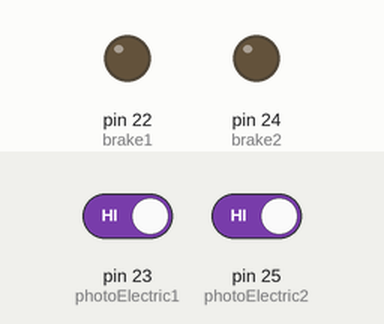
This sketch was run on a simulated Arduino Mega 2560, built with avr-gcc and run on an emulated ATmega2560. Parts: output pins drawn as LEDs (lit = HIGH). The inputs (shaded band) are chosen by the test bench; at power-on: pin 23 (photoElectric1) HIGH, pin 25 (photoElectric2) HIGH. What the sketch prints to the serial monitor is not drawn.

Above: at 1.2 s.
1.3 s: pin 23 (photoElectric1) driven LOW
At 2.5 s:
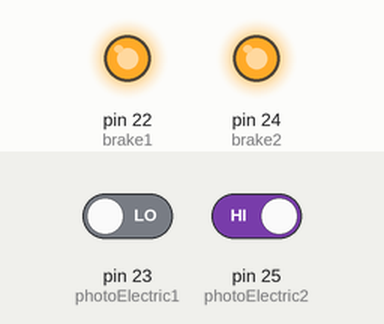
2.8 s: pin 23 (photoElectric1) driven HIGH
At 3.8 s:
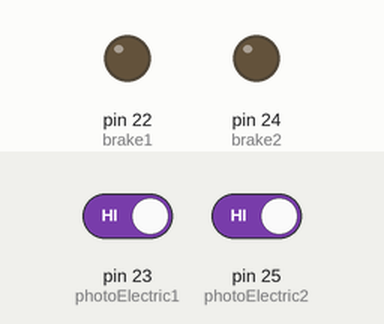
4.3 s: pin 25 (photoElectric2) driven LOW
At 4.8 s:
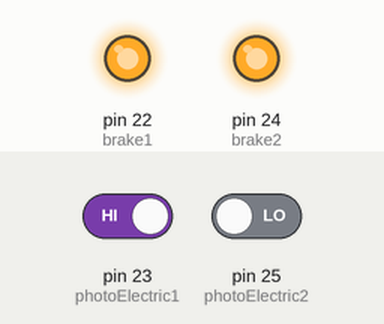
Timing chart, 0 to 7.3 s (numbered marks = the images above; inputs shaded):
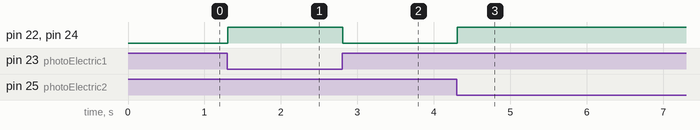

Measured:
- after the input at 1.3 s, pin 22 (brake1), pin 24 (brake2): LOW → HIGH at once
- after the input at 2.8 s, pin 22 (brake1), pin 24 (brake2): HIGH → LOW at once
- after the input at 4.3 s, pin 22 (brake1), pin 24 (brake2): LOW → HIGH at once

The sketch:

sketch_mar11a.ino
```cpp
int photoElectric1 = 23;
int photoElectric2 = 25;

int brake1 = 22;
int brake2 = 24;
// the setup routine runs once when you press reset:
void setup() {
  // initialize serial communication at 9600 bits per second:
  Serial.begin(9600);

  pinMode(photoElectric1, INPUT);
  pinMode(photoElectric2, INPUT);

  pinMode(brake1, OUTPUT);
  pinMode(brake2, OUTPUT);
}

// the loop routine runs over and over again forever:
void loop() {
  StopEngine_PhotoElectric();
}

void StopEngine_PhotoElectric(){
  // read the input pin:
  int sensorState1 = digitalRead(photoElectric1);
  int sensorState2 = digitalRead(photoElectric2);

  // print out the state of the button:
  Serial.println(sensorState1);
  Serial.println(sensorState2);

  if (sensorState1 == 0 || sensorState2 == 0){
    digitalWrite(brake1,HIGH);
    digitalWrite(brake2,HIGH);
  }
  if (sensorState1 == 1 && sensorState2 == 1){
    digitalWrite(brake1,LOW);
    digitalWrite(brake2,LOW);
  }

  delay(1);           // delay in between reads for stability
}
```
